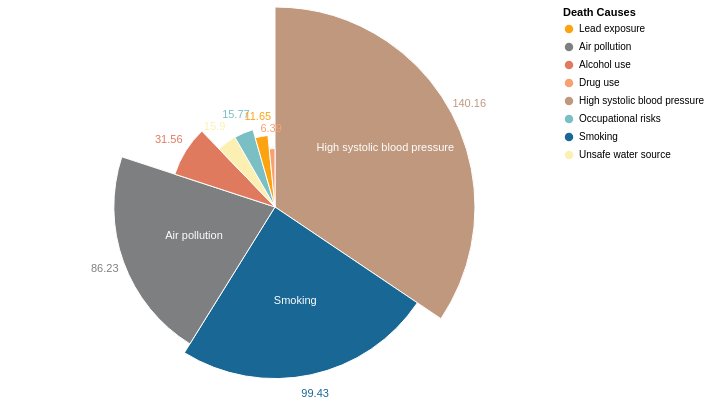

Express this chart as Vega-Lite.
### Vega-Lite specification from a JSON file in a GitHub repository (floating-point values rounded to 4 significant figures)
{"$schema": "https://vega.github.io/schema/vega-lite/v5.json", "autosize": "fit-x", "height": 400, "width": 700, "data": {"values": [{"name": "High systolic blood pressure", "value": 140.2}, {"name": "Smoking", "value": 99.43}, {"name": "Air pollution", "value": 86.23}, {"name": "Alcohol use", "value": 31.56}, {"name": "Unsafe water source", "value": 15.9}, {"name": "Occupational risks", "value": 15.77}, {"name": "Lead exposure", "value": 11.65}, {"name": "Drug use", "value": 6.39}]}, "layer": [{"mark": {"type": "arc", "innerRadius": 0, "stroke": "#fff"}}, {"mark": {"type": "text", "radiusOffset": 20}, "encoding": {"text": {"field": "value", "type": "quantitative"}}}, {"mark": {"type": "text", "radiusOffset": -75, "fill": "white", "fontSize": 11}, "encoding": {"text": {"field": "name", "type": "nominal"}, "opacity": {"condition": {"test": "datum.value > 50", "value": 1}, "value": 0}}}], "encoding": {"theta": {"field": "value", "type": "quantitative", "stack": true, "sort": "size"}, "radius": {"field": "value", "scale": {"type": "sqrt", "zero": true, "rangeMin": 20}}, "order": {"field": "value", "type": "quantitative", "sort": "descending"}, "color": {"field": "name", "type": "nominal", "title": "Death Causes", "scale": {"domain": ["Lead exposure", "Air pollution", "Alcohol use", "Drug use", "High systolic blood pressure", "Occupational risks", "Smoking", "Unsafe water source"], "range": ["#FCA311", "#7e7f80", "#e07a5f", "#f7a072", "#c0987e", "#7ABFC4", "#196795", "#FBF0B2"]}}, "tooltip": [{"field": "name", "type": "nominal", "title": "Risk Factor"}, {"field": "value", "type": "quantitative", "title": "Death Rate"}], "strokeOpacity": {"value": 2}}}
